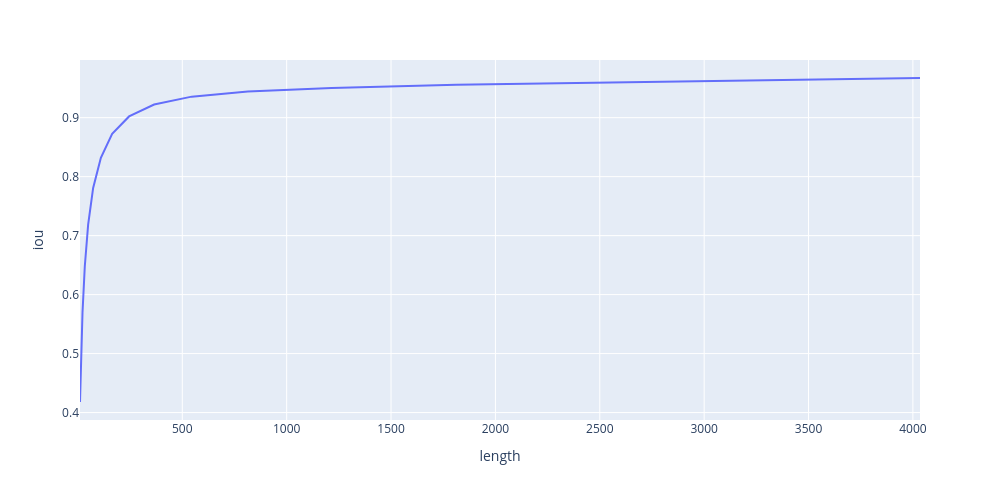

The notebook cell this image was saved under:
### Code cell
px.line(_result, x='length', y='iou', height=500, width=1000)

### Figure 1 — Plotly figure (JSON) as saved in the notebook; plotly's stock layout.template omitted (floating-point values rounded to 4 significant figures)
{"data": [{"hovertemplate": "length=%{x}<br>iou=%{y}<extra></extra>", "legendgroup": "", "line": {"color": "#636efa", "dash": "solid"}, "marker": {"symbol": "circle"}, "mode": "lines", "name": "", "orientation": "v", "showlegend": false, "type": "scatter", "x": [10, 14, 22, 33, 49, 73, 110, 164, 245, 365, 545, 814, 1215, 1812, 2704, 4034], "xaxis": "x", "y": [0.4179, 0.4773, 0.5693, 0.6481, 0.7188, 0.7809, 0.8321, 0.8725, 0.9021, 0.9222, 0.9357, 0.9445, 0.9505, 0.9557, 0.9606, 0.9673], "yaxis": "y"}], "layout": {"height": 500, "legend": {"tracegroupgap": 0}, "margin": {"t": 60}, "width": 1000, "xaxis": {"anchor": "y", "domain": [0, 1], "title": {"text": "length"}}, "yaxis": {"anchor": "x", "domain": [0, 1], "title": {"text": "iou"}}}}
